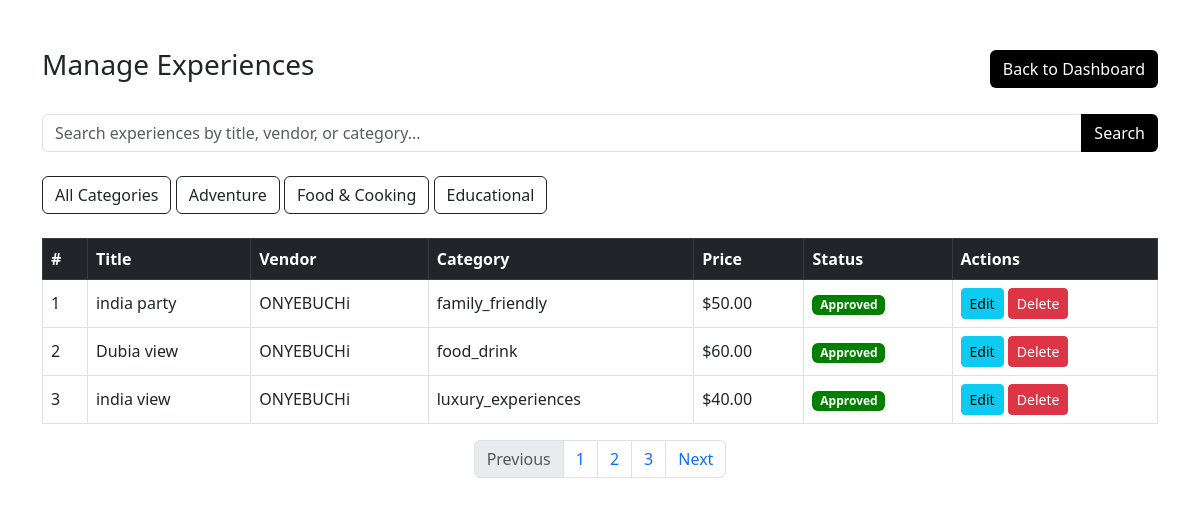
/admix/experience, run on the app's committed database.
### base/models.py (models this page shows, shortened)
class Experience(models.Model):
    CATEGORY_CHOICES = [
        ('adventure_outdoor', 'Adventure & Outdoor'),
        ('cultural_historical', 'Cultural & Historical'),
        ('food_drink', 'Food & Drink'),
        ('wellness_relaxation', 'Wellness & Relaxation'),
        ('entertainment_shows', 'Entertainment & Shows'),
        ('workshops_learning', 'Workshops & Learning'),
        ('nature_wildlife', 'Nature & Wildlife'),
        ('water_activities', 'Water Activities'),
        ('romantic_special', 'Romantic & Special Occasions'),
        ('family_friendly', 'Family-Friendly'),
        ('luxury_experiences', 'Luxury Experiences'),
        ('seasonal_holiday', 'Seasonal & Holiday'),
    ]
    title = models.CharField(max_length=255)
    description = models.TextField()
    category = models.CharField(max_length=50, choices=CATEGORY_CHOICES)
    location = models.CharField(max_length=255)
    private_group_price = models.DecimalField(max_digits=10, decimal_places=2, blank=True, null=True)
    private_group_max_guests = models.PositiveIntegerField(default=10)  # Number of guests for private group pricing
    price_per_guest = models.DecimalField(max_digits=10, decimal_places=2, blank=True, null=True)  # Price per guest
    discount_price = models.DecimalField(max_digits=10, decimal_places=2, blank=True, null=True)  # Discount price (if applicable)
    extra_services = models.JSONField(blank=True, null=True)  # Store extra services and prices in JSON format
    available_slots = models.IntegerField(blank=True, null=True)
    calendar_view = models.JSONField(blank=True, null=True)  # Visual representation of available time slots
    sessions_per_day = models.PositiveIntegerField(default=1)  # Number of sessions per day
    min_guests = models.PositiveIntegerField(default=1)  # Minimum number of guests
    max_guests = models.PositiveIntegerField(default=20)  # Maximum number of guests
    created_at = models.DateTimeField(auto_now_add=True)
    updated_at = models.DateTimeField(auto_now=True)
    vendor = models.ForeignKey('VendorProfile', on_delete=models.CASCADE, related_name='experiences')
    vendor_user = models.ForeignKey('UserProfile', on_delete=models.CASCADE, null=True)
    guest = models.IntegerField(default=0)
    images = models.ImageField(upload_to='experience_images/', null=True, blank=True)  # Image upload
    videos = models.FileField(upload_to='experience_videos/', null=True, blank=True)  # Vendor video upload
    tags = models.CharField(max_length=255, blank=True)  # Comma-separated tags for searching/filtering
    rating = models.DecimalField(max_digits=3, decimal_places=2, default=0.0)  # Average rating
    is_featured = models.BooleanField(default=False)  # Flag for featured experiences
    duration = models.CharField(max_length=50)  # Duration of the experience (e.g., "3 hours", "2 days")
    requirements = models.TextField(blank=True)  # Optional special requirements
    what_to_bring = models.TextField(blank=True)  # Optional list of recommended things to bring
    paypal = models.ForeignKey('Vendorpaypal', on_delete=models.CASCADE, null=True, blank=True)

class Userprofile(models.Model):
   profile_picture = models.ImageField(upload_to='profile_pictures/', null=True, blank=True)
   user = models.OneToOneField(CustomUser, on_delete=models.CASCADE, related_name='userprofile')
   phone_number = models.CharField(max_length=15, null=True, blank=True)
   country = CountryField(blank_label='(select country)', null=True, blank=True)
   street_address = models.CharField(max_length=255, null=True, blank=True)
   city = models.CharField(max_length=255, null=True, blank=True)
   zipcode = models.CharField(max_length=255, null=True, blank=True)

class CustomUser(AbstractUser):
    phone_number = models.CharField(max_length=15, null=True, blank=True)
    business_name = models.CharField(max_length=255, null=True, blank=True)
    vendor_type = models.CharField(max_length=20, choices=[('individual', 'Individual'), ('small_business', 'Small Business'), ('organization', 'Organization')], null=True, blank=True)
    verification_code = models.CharField(max_length=6, blank=True, null=True)  # Store the verification code
    is_verified = models.BooleanField(default=False)
    is_agreed = models.BooleanField(default=False)
    is_vendor  = models.BooleanField(default=False)
    is_online = models.BooleanField(default=False)
    date_birth =models.DateField( null=True)
    role = models.CharField(max_length=10, choices=[('user', 'User'), ('vendor', 'Vendor')], default='user')

### Admin/views.py (the view)
# urls.py: path('experience',views.experience,name="experience"),
def experience(request):
    exp = Experience.objects.all()
    context ={
        'exp':exp
    }
    return render (request, 'admin/experience.html',context)

### base/templates/admin/experience.html (shortened to what this page needs)
<!DOCTYPE html>
<html lang="en">
<head>
    <link href="https://cdn.jsdelivr.net/npm/bootstrap@5.3.0-alpha1/dist/css/bootstrap.min.css" rel="stylesheet">
</head>
<body>
    <div class="container mt-5">
        <div class="d-flex justify-content-between align-items-center mb-4">
            <h1 class="h3">Manage Experiences</h1>
            <a href="{% url 'admix:dashboard' %}" class="btn btn-black">Back to Dashboard</a>
        </div>
        <div class="input-group mb-4">
            <input type="text" class="form-control" placeholder="Search experiences by title, vendor, or category...">
            <button class="btn btn-black" type="button">Search</button>
        </div>
        <div class="mb-4">
            <button class="btn btn-outline-dark">All Categories</button>
            <button class="btn btn-outline-dark">Adventure</button>
            <button class="btn btn-outline-dark">Food & Cooking</button>
            <button class="btn btn-outline-dark">Educational</button>
        </div>
        <table class="table table-bordered table-hover">
            <thead class="table-dark">
                <tr>
                    <th>#</th>
                    <th>Title</th>
                    <th>Vendor</th>
                    <th>Category</th>
                    <th>Price</th>
                    <th>Status</th>
                    <th>Actions</th>
                </tr>
            </thead>
            <tbody>
                 {% for exp in exp %}
                <tr>
                    <td>{{forloop.counter}}</td>
                    <td>{{exp.title}}</td>
                    <td>{{exp.vendor_user.user.first_name}}</td>
                    <td>{{exp.category}}</td>
                    <td>${{exp.price_per_guest}}</td>
                    <td><span class="badge badge-approved">Approved</span></td>
                    <td>
                        <a href="#" class="btn btn-sm btn-info">Edit</a>
                        <a href="#" class="btn btn-sm btn-danger">Delete</a>
                    </td>
                </tr>
                {% endfor %}
            </tbody>
        </table>
        <nav aria-label="Experience table pagination">
            <ul class="pagination justify-content-center">
                <li class="page-item disabled">
                    <a class="page-link">Previous</a>
                </li>
                <li class="page-item"><a class="page-link" href="#">1</a></li>
                <li class="page-item"><a class="page-link" href="#">2</a></li>
                <li class="page-item"><a class="page-link" href="#">3</a></li>
                <li class="page-item">
                    <a class="page-link" href="#">Next</a>
                </li>
            </ul>
        </nav>
    </div>
</body>
</html>

### base/templates/admin/experience.html (style rules this page uses)
.btn-black { background-color: black; color: white; }
.table th, .table td { vertical-align: middle; }
.badge-approved { background-color: green; color: white; }

### data on the page
Experience: title "india party", vendor_user.user.first_name "ONYEBUCHi", category "family_friendly", price_per_guest "50.00"
Experience: title "Dubia view", vendor_user.user.first_name "ONYEBUCHi", category "food_drink", price_per_guest "60.00"
Experience: title "india view", vendor_user.user.first_name "ONYEBUCHi", category "luxury_experiences", price_per_guest "40.00"
